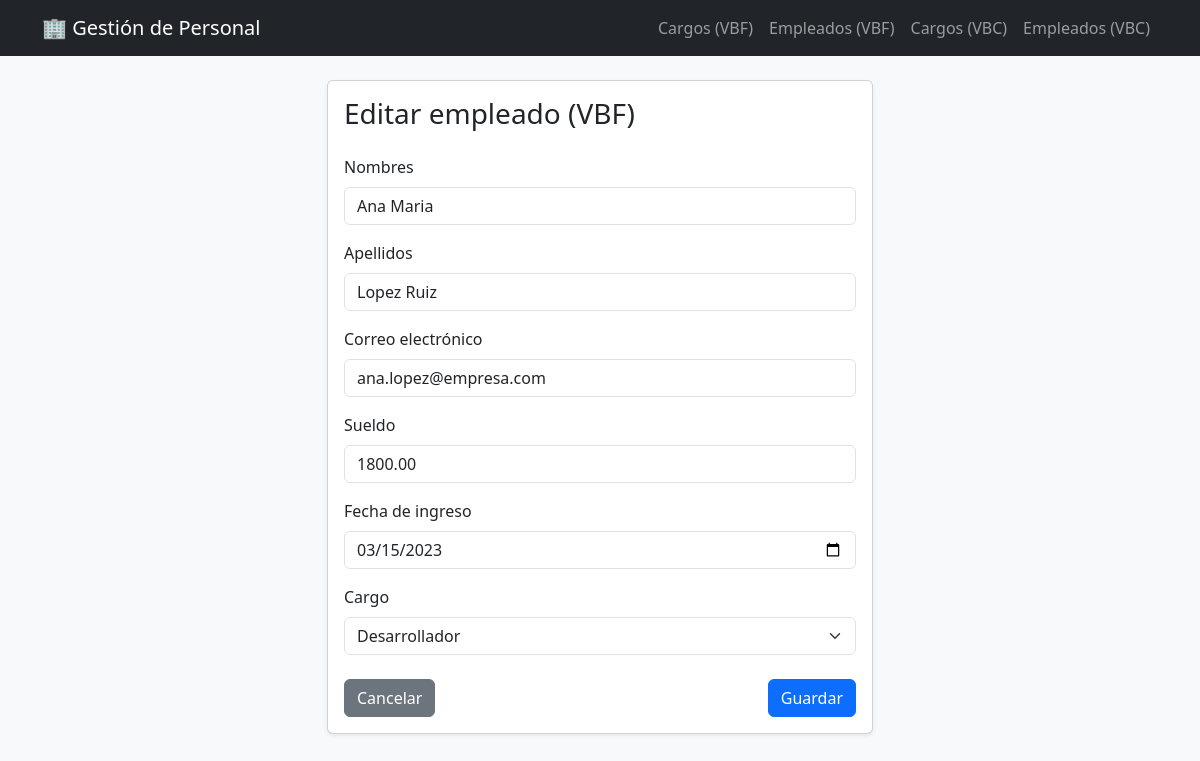
The page /fbv/empleados/editar/1/ on the database its author committed.
### gestion/models.py (models this page shows, shortened)
class Empleado(models.Model):
    nombres = models.CharField(max_length=100)
    apellidos = models.CharField(max_length=100)
    correo = models.EmailField()
    sueldo = models.DecimalField(max_digits=10, decimal_places=2)
    fecha_ingreso = models.DateField()
    cargo = models.ForeignKey(
        Cargo,
        on_delete=models.PROTECT,   # No permite borrar un cargo que tenga empleados asociados.
        related_name='empleados'    # Permite navegar hacia atrás: cargo.empleados.all()
    )

### gestion/views.py (the view)
# urls.py: path('fbv/empleados/editar/<int:pk>/', views.empleado_editar_fbv, name='empleado_editar_fbv'),
def empleado_editar_fbv(request, pk):
    empleado = get_object_or_404(Empleado, pk=pk)
    if request.method == 'POST':
        form = EmpleadoForm(request.POST, instance=empleado)
        if form.is_valid():
            form.save()
            return redirect('gestion:empleado_lista_fbv')
    else:
        form = EmpleadoForm(instance=empleado)
    return render(request, 'gestion/empleado_form.html', {
        'form': form,
        'titulo': 'Editar empleado (VBF)',
        'url_volver': 'gestion:empleado_lista_fbv',
    })

### gestion/forms.py
class EmpleadoForm(forms.ModelForm):
    class Meta:
        model = Empleado
        fields = ['nombres', 'apellidos', 'correo', 'sueldo', 'fecha_ingreso', 'cargo']
        widgets = {
            'nombres': forms.TextInput(attrs={'class': 'form-control', 'placeholder': 'Nombres'}),
            'apellidos': forms.TextInput(attrs={'class': 'form-control', 'placeholder': 'Apellidos'}),
            'correo': forms.EmailInput(attrs={'class': 'form-control', 'placeholder': 'correo@ejemplo.com'}),
            'sueldo': forms.NumberInput(attrs={'class': 'form-control', 'placeholder': '0.00', 'step': '0.01'}),
            'fecha_ingreso': forms.DateInput(attrs={'class': 'form-control', 'type': 'date'}),
            'cargo': forms.Select(attrs={'class': 'form-select'}),
        }
        labels = {
            'nombres': 'Nombres',
            'apellidos': 'Apellidos',
            'correo': 'Correo electrónico',
            'sueldo': 'Sueldo',
            'fecha_ingreso': 'Fecha de ingreso',
            'cargo': 'Cargo',
        }

### gestion/models.py (called while the page is built)
    def __str__(self):
        return self.nombre

### gestion/templates/gestion/empleado_form.html (shortened to what this page needs)
{% extends 'base.html' %}
{% block content %}
<div class="row justify-content-center">
    <div class="col-md-6">
        <div class="card shadow-sm">
            <div class="card-body">
                <h3 class="mb-4">{{ titulo }}</h3>
                <form method="POST">
                    {% for field in form %}
                        <div class="mb-3">
                            <label class="form-label">{{ field.label }}</label>
                            {{ field }}
                        </div>
                    {% endfor %}
                    <div class="d-flex justify-content-between mt-4">
                        <a href="{% url url_volver %}" class="btn btn-secondary">Cancelar</a>
                        <button type="submit" class="btn btn-primary">Guardar</button>
                    </div>
                </form>
            </div>
        </div>
    </div>
</div>
{% endblock %}

### rows shown on the page
Empleado: form "Ana Maria" "Lopez Ruiz" "ana.lopez@empresa.com" "1800.00" "03/15/2023" "Desarrollador"

### other values the page prints
{{ titulo }} "Editar empleado (VBF)"
{{ field.label }} "Nombres" "Apellidos" "Correo electrónico" "Sueldo" "Fecha de ingreso" "Cargo"
